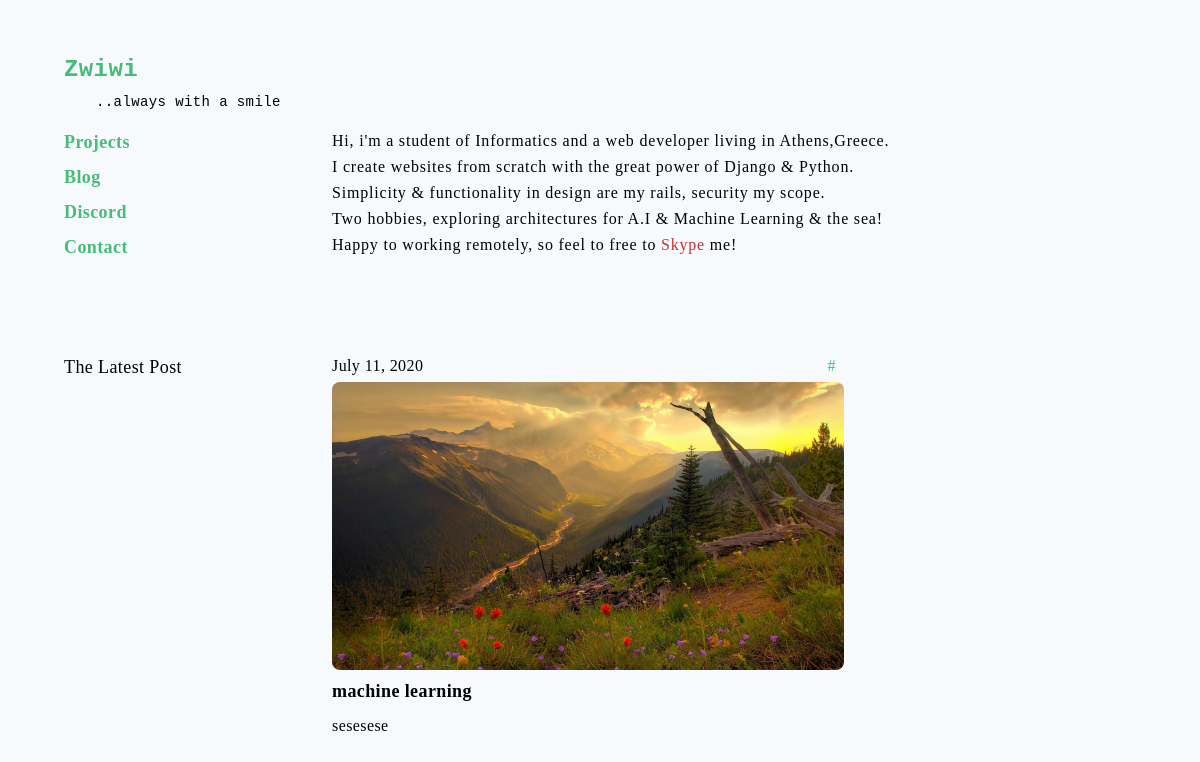
The app's page /, older data.
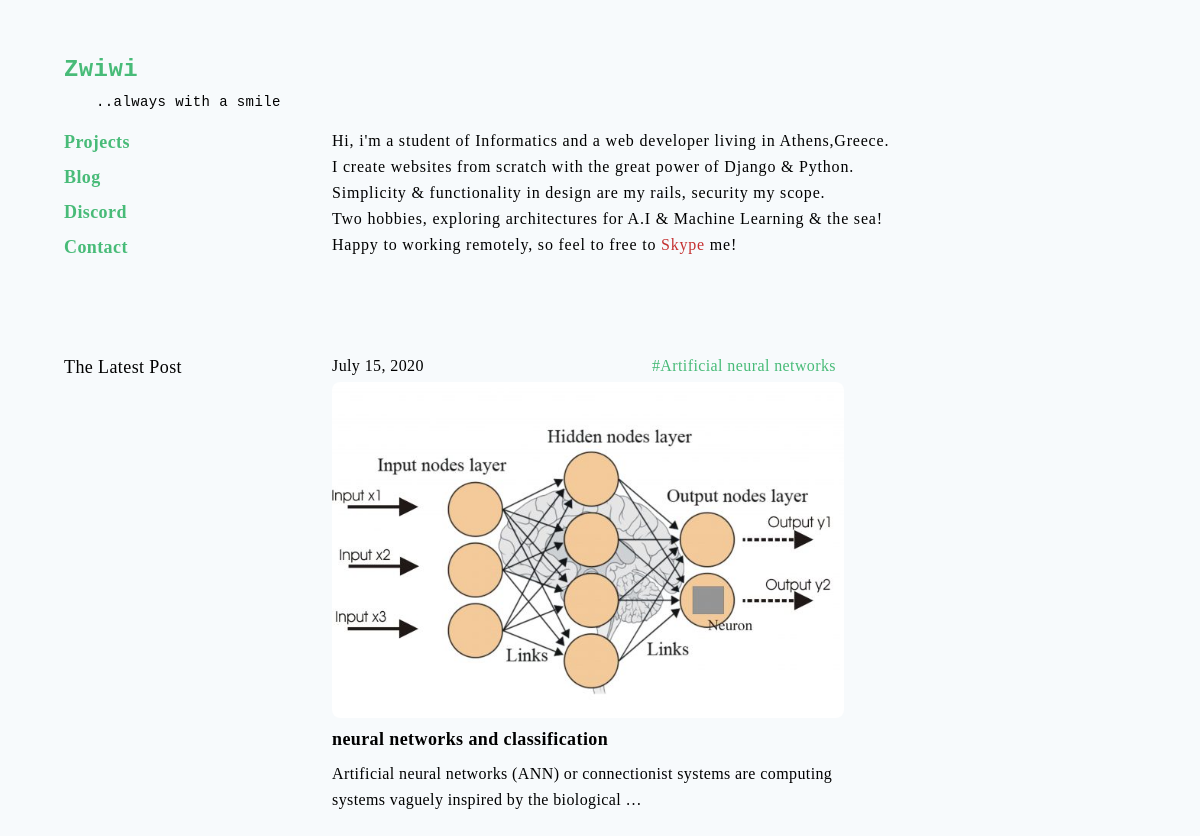
The same page, newer data.
### pages/models.py (models this page shows)
class Post(models.Model):
    title=models.CharField(max_length=200)
    body=models.TextField()
    pub_date=models.DateField()
    image=models.ImageField(upload_to='images/',null=True, blank=True )
    tags=models.CharField(max_length=100 ,blank=True)

### pages/views.py (the view)
# urls.py: path('',views.home,name='home'),
def home(request):
    all_items=Landing_content.objects.all
    latest_post = Post.objects.last()
    return render(request,"home.html",{'all_items':all_items,'latest_post':latest_post})

### pages/templates/home.html (shortened to what this page needs)
 {% extends 'base.html' %}
{% load static %}
{% block content %}
<div class="pt-2 lg:pt-8 leading-relaxed tracking-wider text-md">
    {% if all_items %}
            {% for x in all_items %}
                 {% autoescape off %}
                 {{ x.body|linebreaks }}
                 {% endautoescape %}
             {% endfor%}
    {% endif %}
</div>
{% endblock %}
{% block post %}
<div class="lg:flex mt-24">
    <div class="flex-none lg:w-1/4 ">
        <p class="lg:fixed text-lg pb-4">The Latest Post</p>
    </div>
    <div class="lg:w-3/4 ">
    {% if latest_post %}
        <div class="pb-20 max-w-lg ">
            <div class="flex justify-between items-start pb-1">
                <span class="font-light">{{ latest_post.pub_date }}</span>
                <a class="px-2 text-green-500" href="#">#{{ latest_post.tags }}</a>
            </div>
            <div>
                  <img src="{{ latest_post.image.url }}" class="bg-cover rounded-lg">
            </div>
            <div class="mt-2">
                <a class="text-lg font-semibold" href="#">{{ latest_post.title  }}</a>
                <p class="mt-2 leading-relaxed">{{ latest_post.body|truncatewords:15  }}</p>
            </div>
        </div>
    {% endif %}
    </div>
</div>
{% endblock %}

Row changes from the older to the newer data that the page shows:
removed Post: pub_date "July 11, 2020", image (picture), title "machine learning", body "sesesese"
added Post: pub_date "July 15, 2020", tags "Artificial neural networks", image (picture), title "neural networks and classification", body "Artificial neural networks (ANN) or connectionist systems are computing systems vaguely inspired by the biological …"
